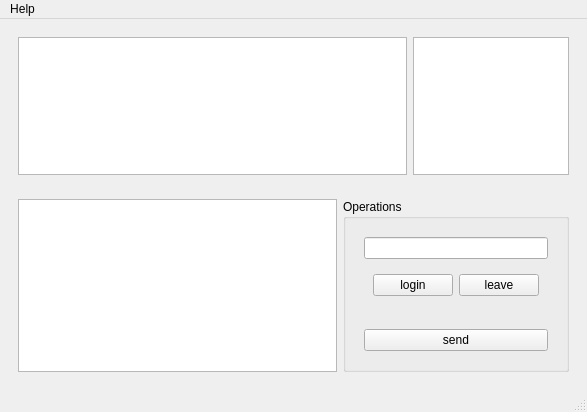
<?xml version="1.0" encoding="UTF-8"?>
<ui version="4.0">
 <class>MainWindow</class>
 <widget class="QMainWindow" name="MainWindow">
  <property name="geometry">
   <rect>
    <x>0</x>
    <y>0</y>
    <width>587</width>
    <height>412</height>
   </rect>
  </property>
  <property name="windowTitle">
   <string>Pony</string>
  </property>
  <widget class="QWidget" name="centralwidget">
   <layout class="QVBoxLayout" name="verticalLayout">
    <item>
     <widget class="QWidget" name="upperPanel" native="true">
      <property name="sizePolicy">
       <sizepolicy hsizetype="Preferred" vsizetype="Preferred">
        <horstretch>0</horstretch>
        <verstretch>5</verstretch>
       </sizepolicy>
      </property>
      <layout class="QHBoxLayout" name="horizontalLayout_2">
       <item>
        <widget class="QTextEdit" name="msgBox">
         <property name="sizePolicy">
          <sizepolicy hsizetype="Expanding" vsizetype="Expanding">
           <horstretch>5</horstretch>
           <verstretch>0</verstretch>
          </sizepolicy>
         </property>
        </widget>
       </item>
       <item>
        <widget class="QListView" name="listView">
         <property name="sizePolicy">
          <sizepolicy hsizetype="Expanding" vsizetype="Expanding">
           <horstretch>2</horstretch>
           <verstretch>0</verstretch>
          </sizepolicy>
         </property>
        </widget>
       </item>
      </layout>
     </widget>
    </item>
    <item>
     <widget class="QWidget" name="bottomPanel" native="true">
      <property name="sizePolicy">
       <sizepolicy hsizetype="Preferred" vsizetype="Preferred">
        <horstretch>0</horstretch>
        <verstretch>3</verstretch>
       </sizepolicy>
      </property>
      <layout class="QHBoxLayout" name="horizontalLayout">
       <item>
        <widget class="QTextEdit" name="msgInputBox">
         <property name="sizePolicy">
          <sizepolicy hsizetype="Expanding" vsizetype="Expanding">
           <horstretch>5</horstretch>
           <verstretch>0</verstretch>
          </sizepolicy>
         </property>
        </widget>
       </item>
       <item>
        <widget class="QGroupBox" name="groupBox">
         <property name="sizePolicy">
          <sizepolicy hsizetype="Preferred" vsizetype="Preferred">
           <horstretch>2</horstretch>
           <verstretch>0</verstretch>
          </sizepolicy>
         </property>
         <property name="title">
          <string>Operations</string>
         </property>
         <layout class="QVBoxLayout" name="verticalLayout_2">
          <item>
           <widget class="QWidget" name="widget" native="true">
            <layout class="QVBoxLayout" name="verticalLayout_3">
             <item>
              <widget class="QLineEdit" name="lineEdit"/>
             </item>
             <item>
              <widget class="QWidget" name="widget_3" native="true">
               <layout class="QHBoxLayout" name="horizontalLayout_3">
                <item>
                 <widget class="QPushButton" name="m_btnLogin">
                  <property name="text">
                   <string>login</string>
                  </property>
                 </widget>
                </item>
                <item>
                 <widget class="QPushButton" name="m_btnLeave">
                  <property name="text">
                   <string>leave</string>
                  </property>
                 </widget>
                </item>
               </layout>
              </widget>
             </item>
            </layout>
           </widget>
          </item>
          <item>
           <widget class="QWidget" name="widget_2" native="true">
            <property name="sizePolicy">
             <sizepolicy hsizetype="Preferred" vsizetype="Preferred">
              <horstretch>2</horstretch>
              <verstretch>0</verstretch>
             </sizepolicy>
            </property>
            <layout class="QVBoxLayout" name="verticalLayout_4">
             <item>
              <widget class="QPushButton" name="m_btnSend">
               <property name="text">
                <string>send</string>
               </property>
              </widget>
             </item>
            </layout>
           </widget>
          </item>
         </layout>
        </widget>
       </item>
      </layout>
     </widget>
    </item>
   </layout>
  </widget>
  <widget class="QMenuBar" name="menubar">
   <property name="geometry">
    <rect>
     <x>0</x>
     <y>0</y>
     <width>587</width>
     <height>20</height>
    </rect>
   </property>
   <widget class="QMenu" name="menuHelp">
    <property name="title">
     <string>Help</string>
    </property>
    <addaction name="actionAbout"/>
   </widget>
   <addaction name="menuHelp"/>
  </widget>
  <widget class="QStatusBar" name="statusbar"/>
  <action name="actionAbout">
   <property name="text">
    <string>About</string>
   </property>
  </action>
 </widget>
 <resources/>
 <connections/>
</ui>
